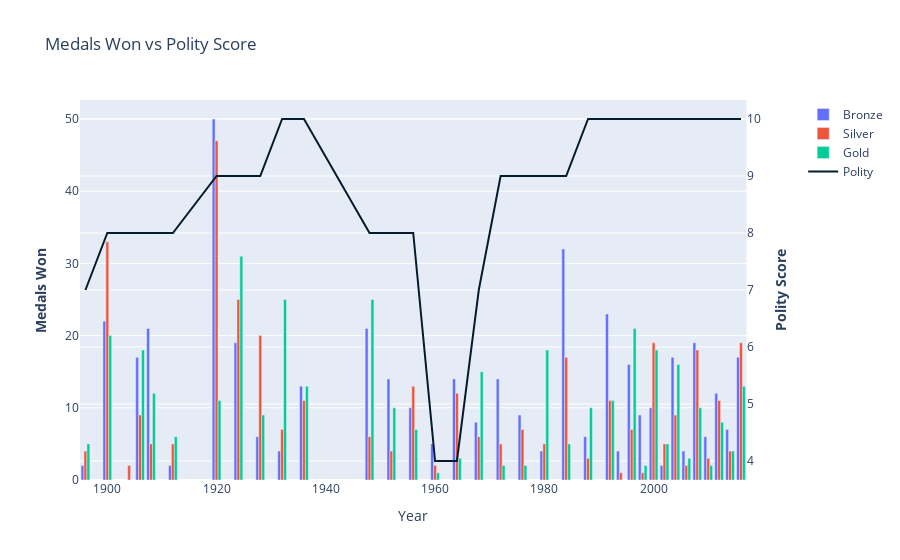
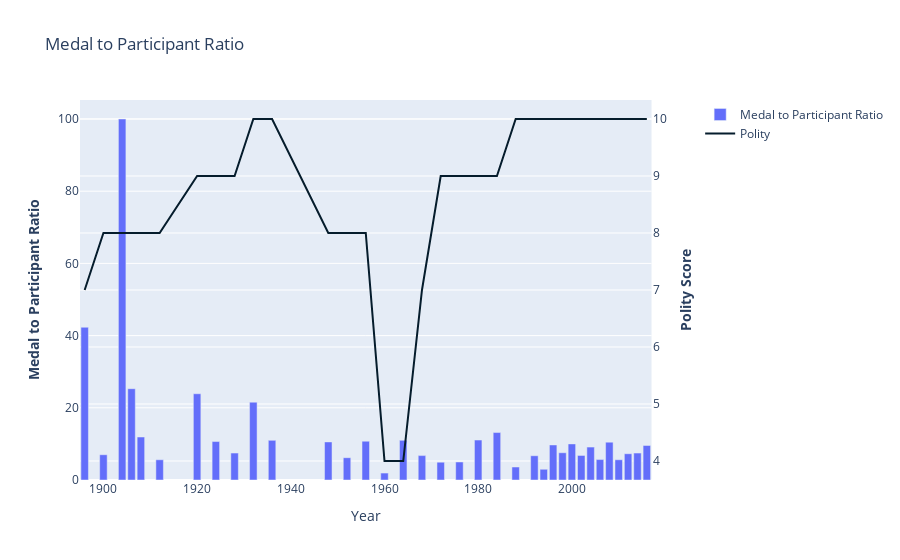
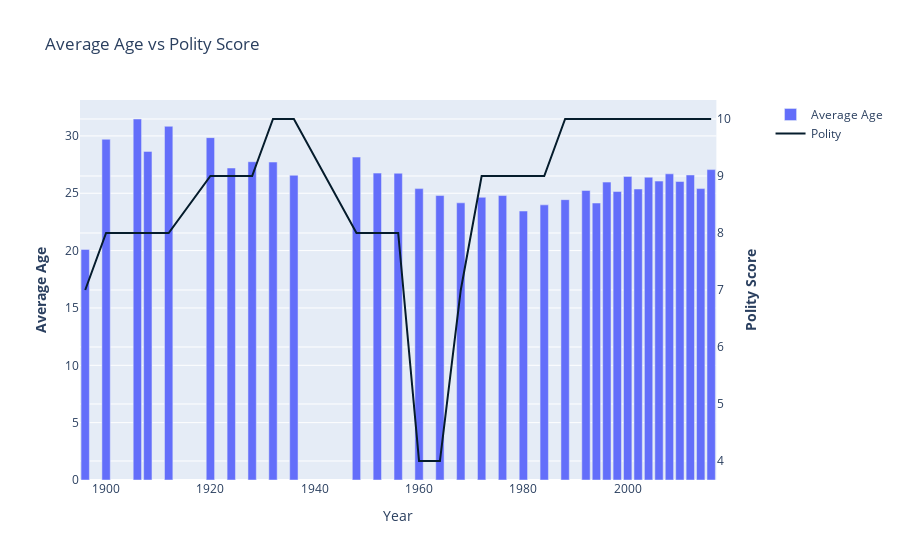
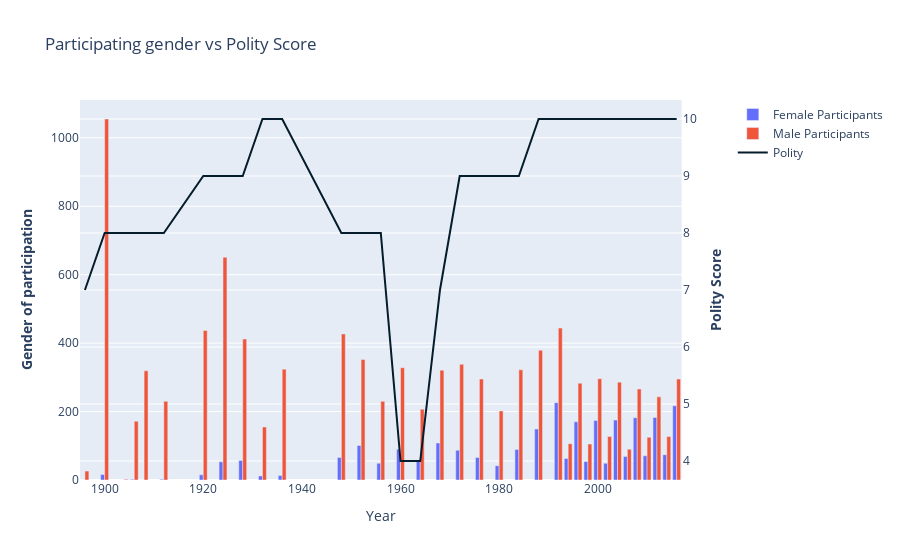

Notebook source saved alongside these figures, in order:
### Markdown cell above
### Results of Analysis

### KOREA:

In 1945, Korea split into North Korea (Autocratic) and South Korea (Democratic). During 1960, the April Revolution caused president Syngman Rhee to resign which is why the polity score might have dipped. Since 1972, South Korea's polity score increased, as it became more and more democratic. This might be a cause for its increase in performance over the next few years. While North Korea continued to grow as an autocracy, its performance in Olympics decreased. 1960 onwards, South Korea moved from a low income to middle income country which might have caused an increase in the participation ratio when compared to North Korea. The Male participation was found to be more in South Korea while female participation vs male participation was higher in North Korea.

### Code cell
plot_graphs_for_country(final_df, polity_dff3, 'FRANCE', 1890, 2020)

### Figure 1 — Plotly figure (JSON) as saved in the notebook; plotly's stock layout.template omitted (floating-point values rounded to 4 significant figures)
{"data": [{"name": "Bronze", "type": "bar", "x": [1896, 1900, 1904, 1906, 1908, 1912, 1920, 1924, 1928, 1932, 1936, 1948, 1952, 1956, 1960, 1964, 1968, 1972, 1976, 1980, 1984, 1988, 1992, 1994, 1996, 1998, 2000, 2002, 2004, 2006, 2008, 2010, 2012, 2014, 2016], "xaxis": "x", "y": [2, 22, 0, 17, 21, 2, 50, 19, 6, 4, 13, 21, 14, 10, 5, 14, 8, 14, 9, 4, 32, 6, 23, 4, 16, 9, 10, 2, 17, 4, 19, 6, 12, 7, 17], "yaxis": "y"}, {"name": "Silver", "type": "bar", "x": [1896, 1900, 1904, 1906, 1908, 1912, 1920, 1924, 1928, 1932, 1936, 1948, 1952, 1956, 1960, 1964, 1968, 1972, 1976, 1980, 1984, 1988, 1992, 1994, 1996, 1998, 2000, 2002, 2004, 2006, 2008, 2010, 2012, 2014, 2016], "xaxis": "x", "y": [4, 33, 2, 9, 5, 5, 47, 25, 20, 7, 11, 6, 4, 13, 2, 12, 6, 5, 7, 5, 17, 3, 11, 1, 7, 1, 19, 5, 9, 2, 18, 3, 11, 4, 19], "yaxis": "y"}, {"name": "Gold", "type": "bar", "x": [1896, 1900, 1904, 1906, 1908, 1912, 1920, 1924, 1928, 1932, 1936, 1948, 1952, 1956, 1960, 1964, 1968, 1972, 1976, 1980, 1984, 1988, 1992, 1994, 1996, 1998, 2000, 2002, 2004, 2006, 2008, 2010, 2012, 2014, 2016], "xaxis": "x", "y": [5, 20, 0, 18, 12, 6, 11, 31, 9, 25, 13, 25, 10, 7, 1, 3, 15, 2, 2, 18, 5, 10, 11, 0, 21, 2, 18, 5, 16, 3, 10, 2, 8, 4, 13], "yaxis": "y"}, {"marker": {"color": "#051c2c"}, "name": "Polity", "type": "scatter", "x": [1896, 1900, 1904, 1906, 1908, 1912, 1920, 1924, 1928, 1932, 1936, 1948, 1952, 1956, 1960, 1964, 1968, 1972, 1976, 1980, 1984, 1988, 1992, 1994, 1996, 1998, 2000, 2002, 2004, 2006, 2008, 2010, 2012, 2014, 2016], "xaxis": "x", "y": [7, 8, 8, 8, 8, 8, 9, 9, 9, 10, 10, 8, 8, 8, 4, 4, 7, 9, 9, 9, 9, 10, 10, 10, 10, 10, 10, 10, 10, 10, 10, 10, 10, 10, 10], "yaxis": "y2"}], "layout": {"title": {"text": "Medals Won vs Polity Score"}, "xaxis": {"anchor": "y", "domain": [0, 0.94], "title": {"text": "Year"}}, "yaxis": {"anchor": "x", "domain": [0, 1], "title": {"text": "<b>Medals Won</b>"}}, "yaxis2": {"anchor": "x", "overlaying": "y", "side": "right", "title": {"text": "<b>Polity Score</b>"}}}}

### Figure 2 — Plotly figure (JSON) as saved in the notebook; plotly's stock layout.template omitted (floating-point values rounded to 4 significant figures)
{"data": [{"name": "Medal to Participant Ratio", "type": "bar", "x": [1896, 1900, 1904, 1906, 1908, 1912, 1920, 1924, 1928, 1932, 1936, 1948, 1952, 1956, 1960, 1964, 1968, 1972, 1976, 1980, 1984, 1988, 1992, 1994, 1996, 1998, 2000, 2002, 2004, 2006, 2008, 2010, 2012, 2014, 2016], "xaxis": "x", "y": [42.31, 7, 100, 25.29, 11.91, 5.6, 23.89, 10.65, 7.46, 21.56, 10.98, 10.55, 6.18, 10.75, 1.91, 10.98, 6.76, 4.94, 4.99, 11.07, 13.14, 3.6, 6.72, 2.96, 9.71, 7.55, 10, 6.82, 9.11, 5.66, 10.49, 5.61, 7.28, 7.46, 9.57], "yaxis": "y"}, {"marker": {"color": "#051c2c"}, "name": "Polity", "type": "scatter", "x": [1896, 1900, 1904, 1906, 1908, 1912, 1920, 1924, 1928, 1932, 1936, 1948, 1952, 1956, 1960, 1964, 1968, 1972, 1976, 1980, 1984, 1988, 1992, 1994, 1996, 1998, 2000, 2002, 2004, 2006, 2008, 2010, 2012, 2014, 2016], "xaxis": "x", "y": [7, 8, 8, 8, 8, 8, 9, 9, 9, 10, 10, 8, 8, 8, 4, 4, 7, 9, 9, 9, 9, 10, 10, 10, 10, 10, 10, 10, 10, 10, 10, 10, 10, 10, 10], "yaxis": "y2"}], "layout": {"title": {"text": "Medal to Participant Ratio"}, "xaxis": {"anchor": "y", "domain": [0, 0.94], "title": {"text": "Year"}}, "yaxis": {"anchor": "x", "domain": [0, 1], "title": {"text": "<b>Medal to Participant Ratio</b>"}}, "yaxis2": {"anchor": "x", "overlaying": "y", "side": "right", "title": {"text": "<b>Polity Score</b>"}}}}

### Figure 3 — Plotly figure (JSON) as saved in the notebook; plotly's stock layout.template omitted (floating-point values rounded to 4 significant figures)
{"data": [{"name": "Average Age", "type": "bar", "x": [1896, 1900, 1904, 1906, 1908, 1912, 1920, 1924, 1928, 1932, 1936, 1948, 1952, 1956, 1960, 1964, 1968, 1972, 1976, 1980, 1984, 1988, 1992, 1994, 1996, 1998, 2000, 2002, 2004, 2006, 2008, 2010, 2012, 2014, 2016], "xaxis": "x", "y": [20.11, 29.71, null, 31.47, 28.65, 30.84, 29.85, 27.2, 27.75, 27.72, 26.57, 28.15, 26.76, 26.75, 25.4, 24.8, 24.16, 24.65, 24.8, 23.45, 23.99, 24.44, 25.25, 24.15, 25.97, 25.15, 26.46, 25.37, 26.4, 26.06, 26.7, 26.02, 26.6, 25.41, 27.06], "yaxis": "y"}, {"marker": {"color": "#051c2c"}, "name": "Polity", "type": "scatter", "x": [1896, 1900, 1904, 1906, 1908, 1912, 1920, 1924, 1928, 1932, 1936, 1948, 1952, 1956, 1960, 1964, 1968, 1972, 1976, 1980, 1984, 1988, 1992, 1994, 1996, 1998, 2000, 2002, 2004, 2006, 2008, 2010, 2012, 2014, 2016], "xaxis": "x", "y": [7, 8, 8, 8, 8, 8, 9, 9, 9, 10, 10, 8, 8, 8, 4, 4, 7, 9, 9, 9, 9, 10, 10, 10, 10, 10, 10, 10, 10, 10, 10, 10, 10, 10, 10], "yaxis": "y2"}], "layout": {"title": {"text": "Average Age vs Polity Score"}, "xaxis": {"anchor": "y", "domain": [0, 0.94], "title": {"text": "Year"}}, "yaxis": {"anchor": "x", "domain": [0, 1], "title": {"text": "<b>Average Age</b>"}}, "yaxis2": {"anchor": "x", "overlaying": "y", "side": "right", "title": {"text": "<b>Polity Score</b>"}}}}

### Figure 4 — Plotly figure (JSON) as saved in the notebook; plotly's stock layout.template omitted (floating-point values rounded to 4 significant figures)
{"data": [{"name": "Female Participants", "type": "bar", "x": [1896, 1900, 1904, 1906, 1908, 1912, 1920, 1924, 1928, 1932, 1936, 1948, 1952, 1956, 1960, 1964, 1968, 1972, 1976, 1980, 1984, 1988, 1992, 1994, 1996, 1998, 2000, 2002, 2004, 2006, 2008, 2010, 2012, 2014, 2016], "xaxis": "x", "y": [0, 16, 0, 2, 0, 2, 15, 53, 57, 12, 13, 66, 101, 49, 90, 57, 108, 87, 66, 42, 89, 149, 226, 63, 170, 54, 174, 49, 175, 69, 182, 71, 183, 74, 217], "yaxis": "y"}, {"name": "Male Participants", "type": "bar", "x": [1896, 1900, 1904, 1906, 1908, 1912, 1920, 1924, 1928, 1932, 1936, 1948, 1952, 1956, 1960, 1964, 1968, 1972, 1976, 1980, 1984, 1988, 1992, 1994, 1996, 1998, 2000, 2002, 2004, 2006, 2008, 2010, 2012, 2014, 2016], "xaxis": "x", "y": [26, 1055, 2, 172, 319, 230, 437, 651, 412, 155, 324, 427, 352, 230, 328, 207, 321, 338, 295, 202, 322, 379, 444, 106, 283, 105, 296, 127, 286, 90, 266, 125, 243, 127, 295], "yaxis": "y"}, {"marker": {"color": "#051c2c"}, "name": "Polity", "type": "scatter", "x": [1896, 1900, 1904, 1906, 1908, 1912, 1920, 1924, 1928, 1932, 1936, 1948, 1952, 1956, 1960, 1964, 1968, 1972, 1976, 1980, 1984, 1988, 1992, 1994, 1996, 1998, 2000, 2002, 2004, 2006, 2008, 2010, 2012, 2014, 2016], "xaxis": "x", "y": [7, 8, 8, 8, 8, 8, 9, 9, 9, 10, 10, 8, 8, 8, 4, 4, 7, 9, 9, 9, 9, 10, 10, 10, 10, 10, 10, 10, 10, 10, 10, 10, 10, 10, 10], "yaxis": "y2"}], "layout": {"title": {"text": "Participating gender vs Polity Score"}, "xaxis": {"anchor": "y", "domain": [0, 0.94], "title": {"text": "Year"}}, "yaxis": {"anchor": "x", "domain": [0, 1], "title": {"text": "<b>Gender of participation</b>"}}, "yaxis2": {"anchor": "x", "overlaying": "y", "side": "right", "title": {"text": "<b>Polity Score</b>"}}}}
